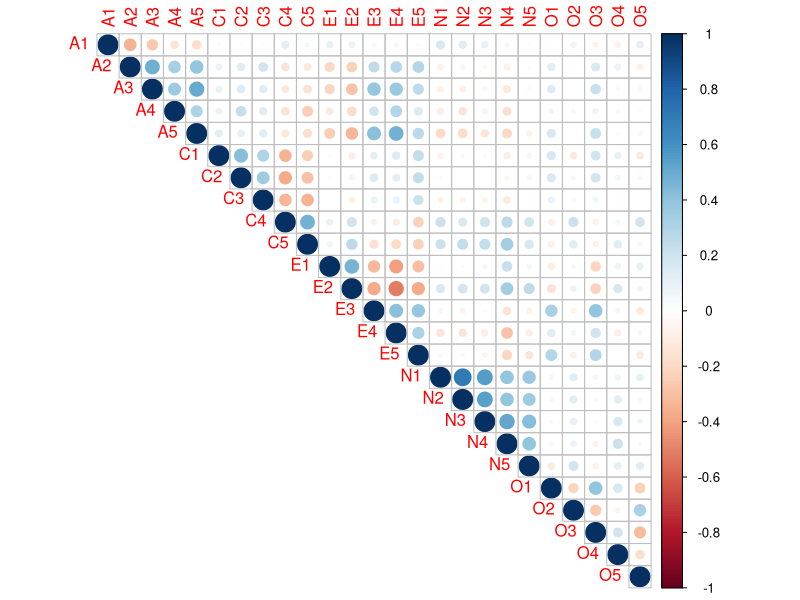
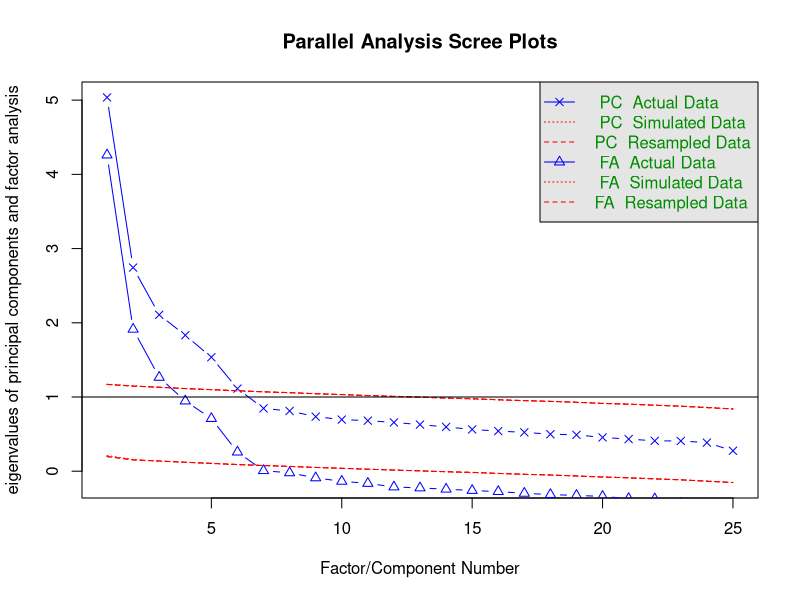

These figures' R source, in order:
# PSGE 7711: Week 9
# Exploratory Factor Analysis (EFA) with BFI data


### 
# (1) Installing or Loading Required Packages
# install.packages("psych")
library(psych)
# install.packages("lavaan")
library(lavaan)
# Useful tutorial for conducting CFA in lavaan package: https://lavaan.ugent.be/tutorial/cfa.html
# install.packages("corrplot")
library(corrplot)
# Useful for creating a visual plot of correlations

### 
# (2) Load and Subset only the Survey Data
# For this activity, we'll be using the Big Five Inventory (BFI) data available in the psych package.
# Here are some details about this dataset: https://www.rdocumentation.org/packages/psych/versions/2.2.5/topics/bfi
# Note that some items are nregatively keyed, so before we caluclate total/mean scale scores, 
# we need to find out which ones must be revser coded.

# This function allows us to access the BFI data from the psych package:
## we are only interested in the first 25 columns so we're going to subset just those
bfi_data <- as.data.frame(psych::bfi)[c(1:25)]


### 
# (3) Check over and inspect the data file
str(bfi_data)
head(bfi_data)
nrow(bfi_data)



### 
# (4) Calculate a marrix of the pairwise correlations between items
correlations <- cor(bfi_data, use = "pairwise.complete.obs")

# creating a corrplot
corrplot(cor(bfi_data, use = "pairwise.complete.obs"), 
         order = "original", 
         type = "upper")


###
# (5) Conduct parallel analysis to produce a scree plot and determine the approximate number of factors/components
fa.parallel(bfi_data)


###
# (6) EFA with 3 factor solution
bfi_efa3 <- fa(bfi_data, 
                   nfactors = 3, 
                   rotate = "oblimin") # oblimin is an oblique rotation that assumes factors are correlated

summary(bfi_efa3)
print(bfi_efa3$loadings, cutoff = 0.3) # we are setting a cut-off of .3 which means that any loadings below that value won't be printed

## Notice that all of the loadings for the "open-mindedness" items are below .3.
## This might not be a good solution since it seems that this dimension in particular has a lot of complex/cross-loadings.



###
# (7) EFA with 4 factor solution
bfi_efa4 <- fa(bfi_data, 
               nfactors = 4, 
               rotate = "oblimin") # oblimin is an oblique rotation that assumes factors are correlated

summary(bfi_efa4)
print(bfi_efa4$loadings, cutoff = 0.3) # we are setting a cut-off of .3 which means that any loadings below that value won't be printed

## Notice that some items do not appear to load on any factors (e.g., A1).
## Notice also that the "agreeableness" and "extraversion" items appear to load on the same factor.


###
# (8) EFA with 5 factor solution
bfi_efa5 <- fa(bfi_data, 
               nfactors = 5, 
               rotate = "oblimin") # oblimin is an oblique rotation that assumes factors are correlated

summary(bfi_efa5)
print(bfi_efa5$loadings, cutoff = 0.3) # we are setting a cut-off of .3 which means that any loadings below that value won't be printed

## Our solution is a bit more interpretable, but we still have some complex/cross-loadings (e.g., N4, O4).
## It might be worth looking into these items a little further. 


###
# (9) EFA with 6 factor solution
bfi_efa6 <- fa(bfi_data, 
               nfactors = 6, 
               rotate = "oblimin") # oblimin is an oblique rotation that assumes factors are correlated

summary(bfi_efa6)
print(bfi_efa6$loadings, cutoff = 0.3) # we are setting a cut-off of .3 which means that any loadings below that value won't be printed

## The number of complex/cross-loadings gets even worse with the 6 factor solution.


## With this data and the EFAs we've produced, it seems that is reason to support either a 4 or 5 factor solution.
